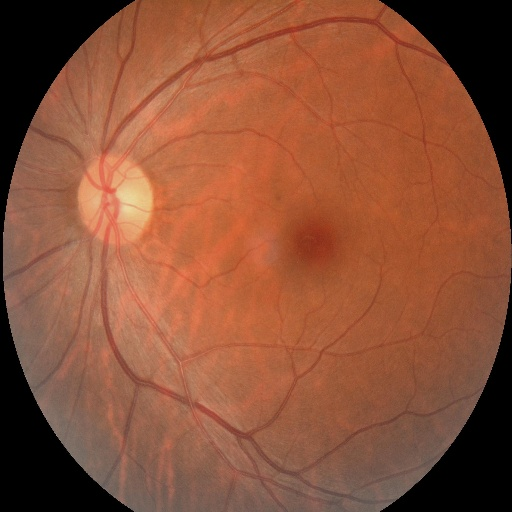
#> input picture normal_left.jpg, 512 x 512 px
$ python -i lr_classification.py   (imports and definitions only)
#> lines starting #> are read from the running program, lines starting #| are printed output that depends on the picture; after the words box and inside, x2 and y2 are one past the last pixel; in counts of white or black regions, pixels touching at a corner belong together
import cv2
import numpy as np

def lr_classifi(image_path):
#> called with image_path = 'normal_left.jpg'
    image = cv2.imread(image_path)
#> image is the input picture: shape (512, 512, 3); mean B, G, R 56, 81.5, 139.6
    # Get the dimensions of the original image
    height, width, _ = image.shape
#> height = 512; width = 512
    # Convert the image to grayscale
    gray = cv2.cvtColor(image, cv2.COLOR_BGR2GRAY)
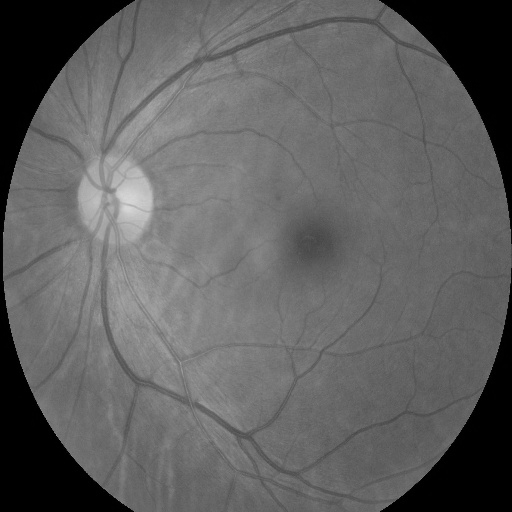
#> gray: shape (512, 512); min 0, max 215, mean 96
    # Apply Gaussian blur to reduce noise
    blurred = cv2.GaussianBlur(gray, (5, 5), 0)
    # Perform edge detection using Canny
    edges = cv2.Canny(blurred, 50, 150)
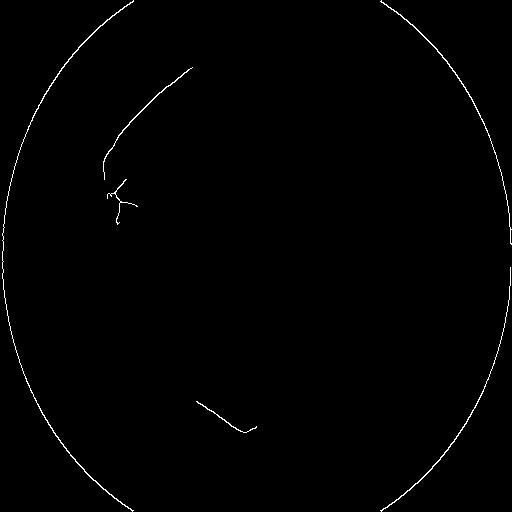
#> edges: shape (512, 512); 0.69% white in thin lines or dots
    # Find contours in the edge-detected image
    contours, _ = cv2.findContours(edges.copy(), cv2.RETR_EXTERNAL, cv2.CHAIN_APPROX_SIMPLE)
#> contours = 6 contours; box (x1, y1, x2, y2) and area: (2, 0, 134, 512) 190, (380, 0, 512, 245) 101, (380, 267, 511, 512) 96, (103, 67, 193, 180) 76, (196, 401, 257, 433) 32, (107, 179, 138, 225) 22
    # Initialize variables to store the brightest point and its brightness
    brightest_point = None
    max_brightness = 0
    # Loop over the contours
    for contour in contours:
        # Approximate the contour to reduce the number of points
        approx = cv2.approxPolyDP(contour, 0.01 * cv2.arcLength(contour, True), True)
        # Check if the contour is approximately circular
        if len(approx) >= 8:
            # Compute the bounding box of the contour
            (x, y, w, h) = cv2.boundingRect(contour)
            # Crop the circular region
            mask = np.zeros_like(gray)
            cv2.drawContours(mask, [contour], 0, 255, -1)
            masked_gray = np.where(mask == 255, gray, 0)
            # Find the brightest point within the circular region
            (minVal, maxVal, minLoc, maxLoc) = cv2.minMaxLoc(masked_gray)
            # Update the brightest point and its brightness if necessary
            if maxVal > max_brightness:
                brightest_point = maxLoc
                max_brightness = maxVal
#> this loop made 6 passes
#> (x, y, w, h, maxVal, brightest_point, max_brightness) on passes 2 to 3: (380, 267, 131, 245, 127, (421, 478), 127), (107, 179, 31, 46, 213, (127, 202), 213)
#> (x, y, w, h, maxVal, maxLoc) on passes 4 to 6: (103, 67, 90, 113, 160, (104, 172)), (380, 0, 132, 245, 132, (471, 99)), (2, 0, 132, 512, 144, (56, 435))
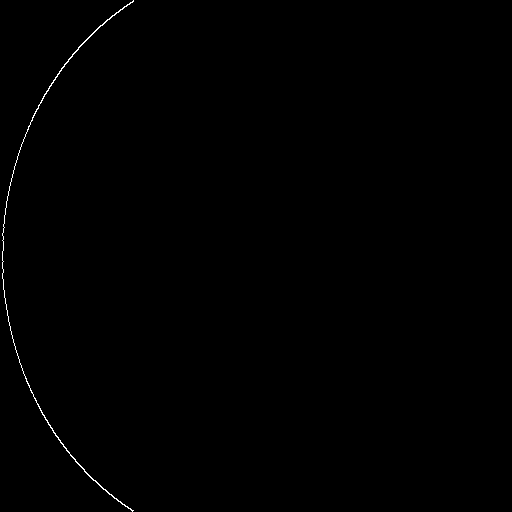
#> mask: shape (512, 512); 0.27% white in thin lines or dots, all inside (x1, y1, x2, y2) = (2, 0, 134, 512)
#> after the loop, max_brightness = 213
# If no circular contours were found, skip further processing
    if brightest_point is None:
        position = "불명"
    else:
        # Draw a circle around the brightest point
        # cv2.circle(image, brightest_point, 5, (255, 0, 0), 2)
        # Calculate the center of the original image
        center_x = width // 2
#> center_x = 256
        # Determine if the blue dot is to the left or right of the center
        if brightest_point[0] < center_x:
            position = "좌안"
        elif brightest_point[0] > center_x:
            position = "우안"
        else:
            position = "불명"

    return position

>>> result = lr_classifi('normal_left.jpg')

$ run again, on normal_right.jpg
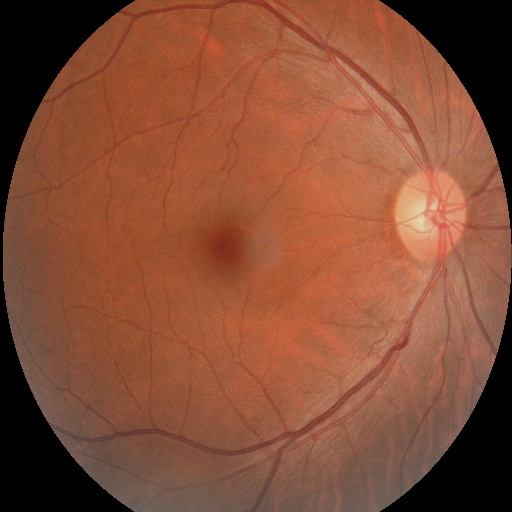
#> input picture normal_right.jpg, 512 x 512 px
#> in lr_classifi, image is the input picture: shape (512, 512, 3); mean B, G, R 54.3, 77.2, 132.9
#> in lr_classifi, `gray = cv2.cvtColor(image, cv2.COLOR_BGR2GRAY)`:
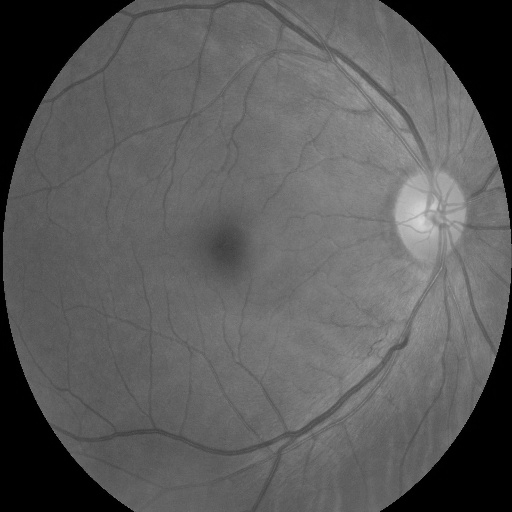
#> gray: shape (512, 512); min 0, max 216, mean 91.2
#> in lr_classifi, `edges = cv2.Canny(blurred, 50, 150)`:
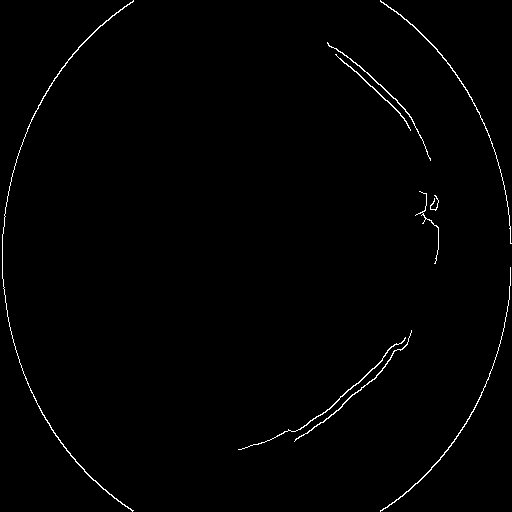
#> edges: shape (512, 512); 0.92% white in thin lines or dots
#> contours = 9 contours, 2 with area under 20; largest, box (x1, y1, x2, y2) and area: (2, 0, 134, 512) 186, (380, 267, 511, 512) 96, (380, 0, 512, 244) 96, (238, 337, 406, 450) 91, (294, 330, 412, 442) 84, (327, 42, 431, 161) 77, (335, 54, 411, 131) 65
#> the loop in lr_classifi, `for contour in contours:` made 9 passes
#> (x, y, w, h, maxVal, brightest_point, max_brightness) on passes 2 to 5: (294, 330, 118, 112, 130, (375, 378), 130), (380, 267, 131, 245, 138, (495, 357), 138), (430, 195, 9, 16, 190, (432, 204), 190), (415, 191, 24, 73, 206, (418, 213), 206)
#> after the loop in lr_classifi, `for contour in contours:`: max_brightness = 206
